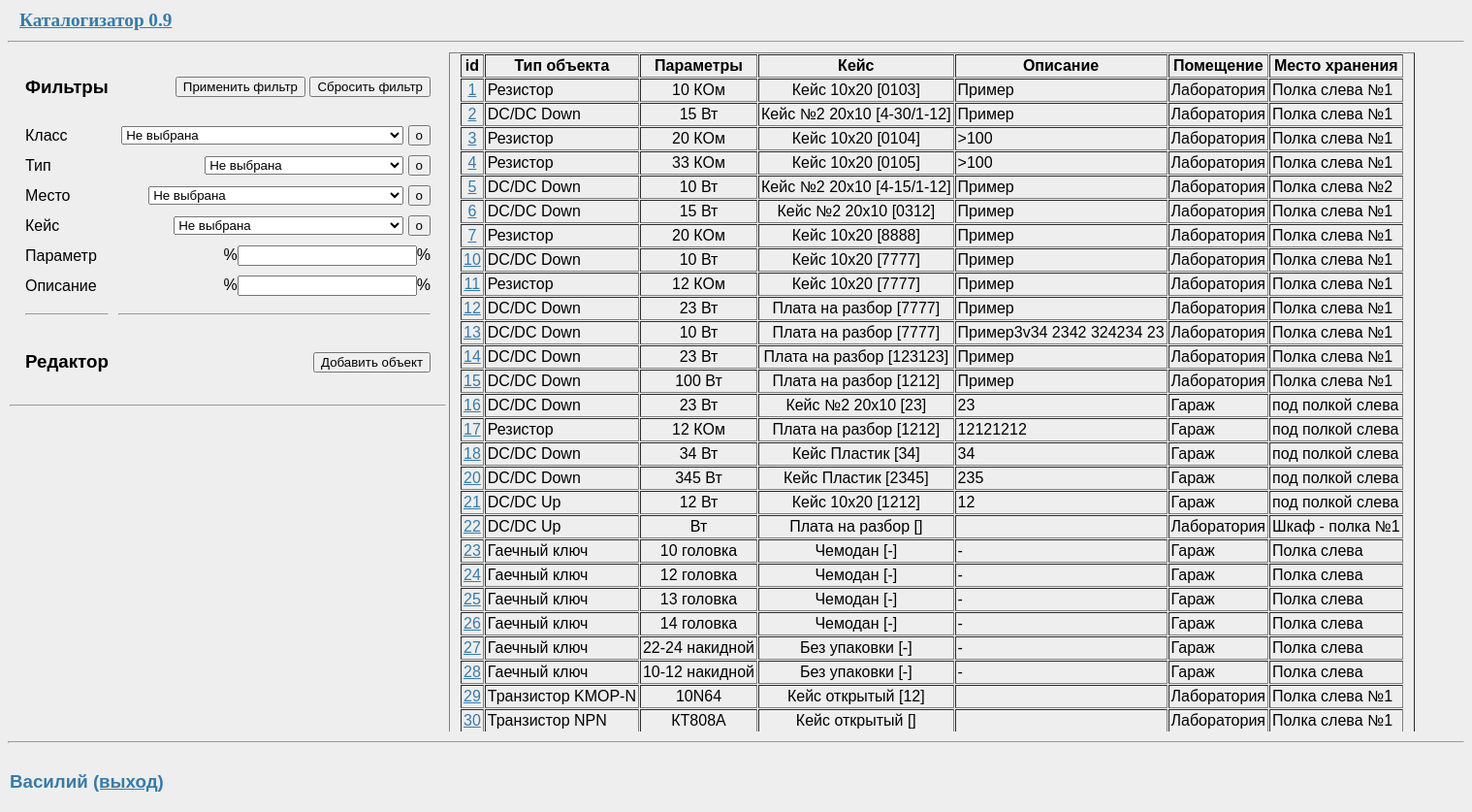
Screenshot of /viewtable (signed in) with the database file from the repository.
### -temp/data/items.py (models this page shows, shortened)
class Items(SqlAlchemyBase, SerializerMixin):
    __tablename__ = 'items'
    id = Column(Integer, primary_key=True)
    item_type_id = Column(
        Integer,
        ForeignKey('item_type.id'),
        nullable=False,
    )
    place_id = Column(
        Integer,
        ForeignKey('place.id'),
        nullable=False,
    )
    box_id = Column(
        Integer,
        ForeignKey('box.id'),
        nullable=False,
    )
    param = Column(String)
    place_pos = Column(String)
    comment = Column(String)
    item_type = orm.relation('Item_type')
    place = orm.relation('Place')
    box = orm.relation('Box')

### -temp/data/item_type.py (models this page shows, shortened)
class Item_type(SqlAlchemyBase, SerializerMixin):
    __tablename__ = 'item_type'
    STATUS_INITIAL = 1
    id = Column(Integer, primary_key=True)
    class_type_id = Column(
        Integer,
        ForeignKey('class_type.id'),
        nullable = False,
    )
    name = Column(String)
    param = Column(String)
    mult = Column(REAL)
    class_type = orm.relation('Class_type')
    items = orm.relation("Items", back_populates='item_type')

### -temp/data/box.py (models this page shows, shortened)
class Box(SqlAlchemyBase, SerializerMixin):
    __tablename__ = 'box'
    STATUS_INITIAL = 1
    id = Column(Integer, primary_key=True)
    name = Column(String)
    param = Column(String)
    items = orm.relation("Items", back_populates='box')

### -temp/data/place.py (models this page shows, shortened)
class Place(SqlAlchemyBase, SerializerMixin):
    __tablename__ = 'place'
    STATUS_INITIAL = 1
    id = Column(Integer, primary_key=True)
    name = Column(String)
    param = Column(String)
    items = orm.relation("Items", back_populates='place')

### -temp/data/users.py (models this page shows, shortened)
class User(SqlAlchemyBase, UserMixin, SerializerMixin):
    __tablename__ = 'users'
    id = Column(Integer, primary_key=True, autoincrement=True)
    name = Column(String, nullable=True)
    fullname = Column(String, nullable=True)
    hashed_password = Column(String, nullable=True)
    created_date = Column(DateTime, default=dt.datetime.now)

### -temp/main.py (the view, shortened to what this page needs)
@app.route('/', methods=['GET', 'POST'])
@app.route('/viewtable', methods=['GET', 'POST'])
def viewtable():
    if current_user.is_authenticated:
        view_form = ViewTableForm()
        db_sess = db_session.create_session()
        spis = db_sess.query(Items)
        if view_form.class_plus.data:
            return redirect(f'/edit/class/{request.form["class_list"]}')
        if view_form.type_plus.data:
            session['class_type_id'] = request.form['class_list']
            return redirect(f'/edit/type/{request.form["type_list"]}')
        if view_form.place_plus.data:
            return redirect(f'/edit/place/{request.form["place_list"]}')
        if view_form.box_plus.data:
            return redirect(f'/edit/box/{request.form["box_list"]}')
        spis.all()
        view_form.class_list.data = session.get('class_type_id', 0)
        view_form.type_list.data = session.get('item_type_id', 0)
        view_form.place_list.data = session.get('place_id', 0)
        view_form.box_list.data = session.get('box_id', 0)
        return render_template("viewtable.html", form=view_form, items=spis)
    else:
        return redirect("/login")

### -temp/data/db_session.py (called while the page is built)
def create_session() -> Session:
    global __factory
    return __factory()

### -temp/main.py (called while the page is built)
@login_manager.user_loader
def load_user(user_id):
    db_sess = db_session.create_session()
    return db_sess.query(User).get(user_id)

@app.after_request
def after_request_callback( responce ):
    return responce

### -temp/templates/viewtable.html (shortened to what this page needs)
{% extends "base.html" %}
{% block left_column %}
    <form action="" method="post">
        <table border="0" cellpadding="4" cellspacing="2"  style="padding-left: 10px; padding-right: 10px">
            <tbody>
                <tr>
                    <td align="left"><h3>Фильтры</h3></td>
                     <td align="right">{{ form.submit(type="submit", class="btn btn-primary") }}
                     {{ form.reset_flt(type="submit", class="btn btn-primary") }}</td>
                </tr>
                <tr>
                    <td align="left">{{ form.class_list.label }}</td>
                    <td align="right" style="width: 500px">{{ form.class_list }} {{ form.class_plus }}</td>
                </tr>
                <tr>
                    <td align="left">{{ form.type_list.label }}</td>
                    <td align="right">{{ form.type_list }} {{ form.type_plus }}</td>
                </tr>
                <tr>
                    <td align="left">{{ form.place_list.label }}</td>
                    <td align="right">{{ form.place_list }} {{ form.place_plus }}</td>
                </tr>
                <tr>
                    <td align="left">{{ form.box_list.label }}</td>
                    <td align="right">{{ form.box_list }} {{ form.box_plus }}</td>
                </tr>
                <tr>
                    <td align="left">{{ form.param_str.label }}</td>
                    <td align="right">%{{ form.param_str }}%</td>
                </tr>
                <tr>
                    <td align="left">{{ form.comment_str.label }}</td>
                    <td align="right">%{{ form.comment_str }}%</td>
                </tr>
                <tr>
                    <td><hr></td>
                    <td><hr></td>
                </tr>
             <tr>
                    <td align="left"><h3>Редактор</h3></td>
                <td align="right">{{ form.add_btn(type="submit", class="btn btn-primary") }}</td>
            </tr>
         </tbody>
        </table>
        <hr>
    </form>
 {% endblock %}
{% block content %}
    <div class="col-md6 border rounded">
        <table border="1" cellpadding="2" cellspacing="1"  style="padding-left: 10px; padding-right: 10px">
            <tbody>
                <thead>
                    <tr>
                        <th scope="col">id</th>
                        <th scope="col">Тип объекта</th>
                        <th scope="col">Параметры</th>
                        <th scope="col">Кейс</th>
                        <th scope="col">Описание</th>
                        <th scope="col">Помещение</th>
                        <th scope="col">Место хранения</th>
                    </tr>
                </thead>
                {% for item in items%}
                <tr>
                    <td align="center">
                        <a class="navbar-brand" href="/viewitem/{{item.id}}">{{item.id}}</a>
                    </td>
                    <td>{{item.item_type.name}}</td>
                    <td align="center">{{item.param}} {{item.item_type.param}}</td>
                    <td align="center">{{item.box.name}} [{{item.place_pos}}]</td>
                    <td>{{item.comment}}</td>
                    <td>{{item.place.name}}</td>
                    <td>{{item.place.param}}</td>
                </tr>
                {% endfor %}
           </tbody>
        </table>
    </div>
{% endblock %}

### -temp/templates/base.html (shortened to what this page needs)
<!doctype html>
<html lang="en">
<body>
    <link rel= "stylesheet" type= "text/css" href= "/static/styles/style.css">
    <table border="0" cellpadding="1" cellspacing="1" style="width: 1300px">
        <tbody>
            <tr>
                <td style="width: 300px">
                    <h2>
                      <a class="btn btn-success" href="/about" style="padding-left: 10px; \
                            padding-right: 10px">Каталогизатор 0.9</a>
                    </h2>
                </td>
                <td>{% block header01 %}{% endblock %}</td>
                <td></td>
                <td>{% block header03 %}{% endblock %}</td>
                <td>{% block header04 %}{% endblock %}</td>
                <td>{% block header05 %}{% endblock %}</td>
                <td>{% block header06 %}{% endblock %}</td>
                <td>{% block header07 %}{% endblock %}</td>
            </tr>
        </tbody>
    </table>
    <hr>
    <table border="0" cellpadding="1" cellspacing="1" style="width: 1500px">
        <tbody>
            <tr>
                <td style="vertical-align: top; width: 450px">{% block left_column %}{% endblock %}</td>
                <td border="1" style="vertical-align: top">
                    <div style="height:700px; overflow-y: scroll;">
                        {% block content %}{% endblock %}
                    </div>
                </td>
            </tr>
        </tbody>
    </table>
    <hr>
    <table align="left" border="0" cellpadding="1" cellspacing="1" style="width: 500px">
        <tbody>
            <tr>
                <td style="width: 400px">{% block footer01 %}
                                        <h3>
                    {% if current_user.is_authenticated %}
                          <a>{{ current_user.fullname }}</a>
                          <a class="navbar-brand" href="/logout">(выход)</a>
                    </h3>
                    {% endif %}
                    {% endblock %}</td>
                <td>{% block footer02 %}{% endblock %}</td>
                <td>{% block footer03 %}{% endblock %}</td>
                <td style="width: 200px"></td>
            </tr>
        </tbody>
    </table>
</body>
</html>

### -temp/static/styles/style.css (style rules this page uses)
body { font-family: sans-serif; background: #eee; }
a, h1, h2 { color: #377ba8; }
h1, h2 { font-family: 'Georgia', serif; margin: 0; }
h2 { font-size: 1.2em; }

### rows the page displays
Items: id "1", item_type.name "Резистор", param "10", item_type.param "КОм", box.name "Кейс 10х20", place_pos "0103", comment "Пример", place.name "Лаборатория", place.param "Полка слева №1"
Items: id "2", item_type.name "DC/DC Down", param "15", item_type.param "Вт", box.name "Кейс №2 20х10", place_pos "4-30/1-12", comment "Пример", place.name "Лаборатория", place.param "Полка слева №1"
Items: id "3", item_type.name "Резистор", param "20", item_type.param "КОм", box.name "Кейс 10х20", place_pos "0104", comment ">100", place.name "Лаборатория", place.param "Полка слева №1"
Items: id "4", item_type.name "Резистор", param "33", item_type.param "КОм", box.name "Кейс 10х20", place_pos "0105", comment ">100", place.name "Лаборатория", place.param "Полка слева №1"
Items: id "5", item_type.name "DC/DC Down", param "10", item_type.param "Вт", box.name "Кейс №2 20х10", place_pos "4-15/1-12", comment "Пример", place.name "Лаборатория", place.param "Полка слева №2"
Items: id "6", item_type.name "DC/DC Down", param "15", item_type.param "Вт", box.name "Кейс №2 20х10", place_pos "0312", comment "Пример", place.name "Лаборатория", place.param "Полка слева №1"
Items: id "7", item_type.name "Резистор", param "20", item_type.param "КОм", box.name "Кейс 10х20", place_pos "8888", comment "Пример", place.name "Лаборатория", place.param "Полка слева №1"
Items: id "10", item_type.name "DC/DC Down", param "10", item_type.param "Вт", box.name "Кейс 10х20", place_pos "7777", comment "Пример", place.name "Лаборатория", place.param "Полка слева №1"
Items: id "11", item_type.name "Резистор", param "12", item_type.param "КОм", box.name "Кейс 10х20", place_pos "7777", comment "Пример", place.name "Лаборатория", place.param "Полка слева №1"
Items: id "12", item_type.name "DC/DC Down", param "23", item_type.param "Вт", box.name "Плата на разбор", place_pos "7777", comment "Пример", place.name "Лаборатория", place.param "Полка слева №1"
Items: id "13", item_type.name "DC/DC Down", param "10", item_type.param "Вт", box.name "Плата на разбор", place_pos "7777", comment "Пример3v34 2342 324234 23", place.name "Лаборатория", place.param "Полка слева №1"
Items: id "14", item_type.name "DC/DC Down", param "23", item_type.param "Вт", box.name "Плата на разбор", place_pos "123123", comment "Пример", place.name "Лаборатория", place.param "Полка слева №1"
Items: id "15", item_type.name "DC/DC Down", param "100", item_type.param "Вт", box.name "Плата на разбор", place_pos "1212", comment "Пример", place.name "Лаборатория", place.param "Полка слева №1"
Items: id "16", item_type.name "DC/DC Down", param "23", item_type.param "Вт", box.name "Кейс №2 20х10", place_pos "23", comment "23", place.name "Гараж", place.param "под полкой слева"
Items: id "17", item_type.name "Резистор", param "12", item_type.param "КОм", box.name "Плата на разбор", place_pos "1212", comment "12121212", place.name "Гараж", place.param "под полкой слева"
Items: id "18", item_type.name "DC/DC Down", param "34", item_type.param "Вт", box.name "Кейс Пластик", place_pos "34", comment "34", place.name "Гараж", place.param "под полкой слева"
Items: id "20", item_type.name "DC/DC Down", param "345", item_type.param "Вт", box.name "Кейс Пластик", place_pos "2345", comment "235", place.name "Гараж", place.param "под полкой слева"
Items: id "21", item_type.name "DC/DC Up", param "12", item_type.param "Вт", box.name "Кейс 10х20", place_pos "1212", comment "12", place.name "Гараж", place.param "под полкой слева"
Items: id "22", item_type.name "DC/DC Up", item_type.param "Вт", box.name "Плата на разбор", place.name "Лаборатория", place.param "Шкаф - полка №1"
Items: id "23", item_type.name "Гаечный ключ", param "10", item_type.param "головка", box.name "Чемодан", place_pos "-", comment "-", place.name "Гараж", place.param "Полка слева"
Items: id "24", item_type.name "Гаечный ключ", param "12", item_type.param "головка", box.name "Чемодан", place_pos "-", comment "-", place.name "Гараж", place.param "Полка слева"
Items: id "25", item_type.name "Гаечный ключ", param "13", item_type.param "головка", box.name "Чемодан", place_pos "-", comment "-", place.name "Гараж", place.param "Полка слева"
Items: id "26", item_type.name "Гаечный ключ", param "14", item_type.param "головка", box.name "Чемодан", place_pos "-", comment "-", place.name "Гараж", place.param "Полка слева"
Items: id "27", item_type.name "Гаечный ключ", param "22-24", item_type.param "накидной", box.name "Без упаковки", place_pos "-", comment "-", place.name "Гараж", place.param "Полка слева"
Items: id "28", item_type.name "Гаечный ключ", param "10-12", item_type.param "накидной", box.name "Без упаковки", place_pos "-", comment "-", place.name "Гараж", place.param "Полка слева"
Items: id "29", item_type.name "Транзистор KMOP-N", param "10N64", box.name "Кейс открытый", place_pos "12", place.name "Лаборатория", place.param "Полка слева №1"
Items: id "30", item_type.name "Транзистор NPN", param "КТ808А", box.name "Кейс открытый", place.name "Лаборатория", place.param "Полка слева №1"
User: fullname "Василий"
